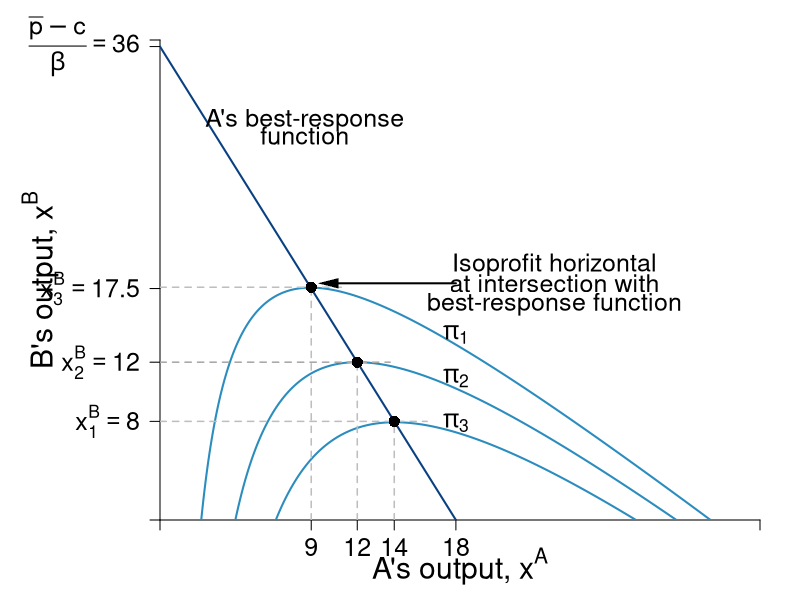

The R script that drew this image:
require(shape)
pdf(file = "competitionmarkets/cournot_brf_isoA.pdf", width = 9, height = 7)

#Set parameters for graphics

pointsize <- 1.8
axislabelsize <- 1.8
labelsize <- 1.5
namesize <- 1.8
annotatesize <- 1.5
graphlinewidth <- 2
segmentlinewidth <- 1.5

COL <- c("#7fc97f", "#beaed4", "#fdc086", "#ffff99", "#386cb0", "#f0027f", "#bf5b17", "#666666")
COLA <- c("#99d8c9","#66c2a4","#41ae76", "#238b45", "#005824")
COLB <- c("#4eb3d3", "#2b8cbe", "#0868ac","#084081")

par(mar =  c(4, 8, 2, 2))

piA <- function(xa, xb, s = 0.5, pmax = 20, c1 = 2) {
  (pmax - s*xb)*xa - s*(xa)^2 - c1*xa
}

piB <- function(xa, xb, s = 0.5, pmax = 20, c1 = 2) {
  (pmax - s*xa)*xb - s*(xb)^2 - c1*xb
}

brfB <- function(xa, s = 0.5, pmax = 20, c1 = 2) {
  (pmax - c1)/(2*s) - (1/2)*xa
}

brfA <- function(xa, s = 0.5, pmax = 20, c1 = 2) {
  (pmax - c1)/s - 2*xa
}

xlims <- c(0, 36.5)
ylims <- c(0, 36.5)

npts <- 501 
x <- seq(xlims[1], xlims[2], length.out = npts)
y <- seq(ylims[1], ylims[2], length.out = npts) 
a <- c(42, 72, 102)
b <- c(72, 81, 90)


plot(0, 0, xlim = xlims, ylim = ylims, type = "n",
     xlab = expression(paste("")),
     ylab = expression(paste("")), 
     xaxt = "n", 
     yaxt = "n", 
     cex.lab = axislabelsize, 
     bty = "n",
     xaxs = "i", 
     yaxs = "i")

ticksy <- c(0, 7.5, 12, 17.6, 36, ylims[2])
ylabelsnum <- c(NA, expression(paste(x[1]^B == 8)), expression(paste(x[2]^B == 12)), expression(paste(x[3]^B)==17.5), expression(paste(frac(bar(p) - c,beta) == 36), NA))
#ylabels <- c(NA, expression(paste(x[1]^B)), expression(paste(x[2]^B)), expression(paste(x[3]^B)), expression(paste(frac(bar(p) - c[1],beta))))
ticksx <- c(0, 9.2, 12, 14.25, 18, xlims[2])
#xlabels <- c(NA, expression(paste(x[1]^A)), expression(paste(x[2]^A)), expression(paste(x[3]^A)), NA, NA)
xlabelsnum <- c(NA, expression(paste(9)), expression(paste(12)), expression(paste(14)), expression(paste(18)), NA)

#xlabels that include labels and numerical values 
#text(7, -2.3, expression(paste(x[1]^A == 9)),xpd = TRUE, cex = labelsize - 0.05)
#text(10, -2.3, expression(paste(x[2]^A == 12)),xpd = TRUE, cex = labelsize - 0.05)
#text(15, -2.3, expression(paste(x[3]^A == 14)),xpd = TRUE, cex = labelsize - 0.05)
#text(20, -2.5, expression(paste(frac(bar(p) - c[1],2*beta) == 18)),xpd = TRUE, cex = labelsize - 0.05)

axis(1, at = ticksx, pos = 0, labels = xlabelsnum, cex.axis = labelsize)
#axis(1, at = ticksx, pos = 0, labels = xlabels, cex.axis = labelsize)
axis(2, at = ticksy, pos = 0, labels = ylabelsnum, las = 1, cex.axis = labelsize)

npts <- 500 
xx1 <- seq(xlims[1], xlims[2], length.out = npts)

lines(xx1, brfA(xx1, s = 0.5, pmax = 20, c1 = 2), col = COLB[4], lwd = graphlinewidth)

contour(x, y, 
        outer(x, y, piA),
        drawlabels = FALSE,
        col = COLB[2],
        lwd = graphlinewidth,
        levels = a, 
        xaxs = "i", 
        yaxs = "i", 
        add = TRUE) 

text(0.5*xlims[2], -3.5, expression(paste("A's output, ", x^A)), xpd = TRUE, cex = axislabelsize) 
text(-7.3, 0.5*ylims[2], expression(paste("B's output, ", x^B)), xpd = TRUE, cex = axislabelsize, srt = 90) 


segments(0, 12, 14, 12, lty = 2, col = "darkgrey" , lwd = segmentlinewidth)
segments(12, 0, 12, 12, lty = 2, col = "gray" , lwd = segmentlinewidth)
points(12, 12, pch = 16, col = "black", cex = 1.5)
segments(0, 7.5, 16.25, 7.5, lty = 2, col = "gray" , lwd = segmentlinewidth)
segments(14.25, 0, 14.25, 7.5, lty = 2, col = "gray" , lwd = segmentlinewidth)
points(14.25, 7.5, pch = 16, col = "black", cex = 1.5)
segments(0, 17.7, 11.2, 17.7, lty = 2, col = "gray" , lwd = segmentlinewidth)
segments(9.2, 0, 9.2, 17.7, lty = 2, col = "gray" , lwd = segmentlinewidth)
points(9.2, 17.7, pch = 16, col = "black", cex = 1.5)

text(24, 19.4, expression(paste("Isoprofit horizontal")), cex = annotatesize)
text(24, 18, expression(paste("at intersection with")), cex = annotatesize)
text(24, 16.4, expression(paste("best-response function")), cex = annotatesize)
Arrows(18, 18, 10.25, 18, col = "black", lty = 1, lwd = 2, arr.type = "triangle", arr.lwd = 0.5)

#A's brf
text(8.8, 30.4, expression(paste("A's best-response")), cex = annotatesize)
text(8.8, 29.2, expression(paste("function")), cex = annotatesize)
#Arrows(9, 28.2, 9, 23.5, col = "black", lty = 1, lwd = 2, arr.type = "triangle", arr.lwd = 0.5)

#labels for the isoprofits
text(18, 7.4, expression(paste(pi[3])), cex = annotatesize)
text(18, 10.8, expression(paste(pi[2])), cex = annotatesize)
text(18, 14.1, expression(paste(pi[1])), cex = annotatesize)



dev.off()
